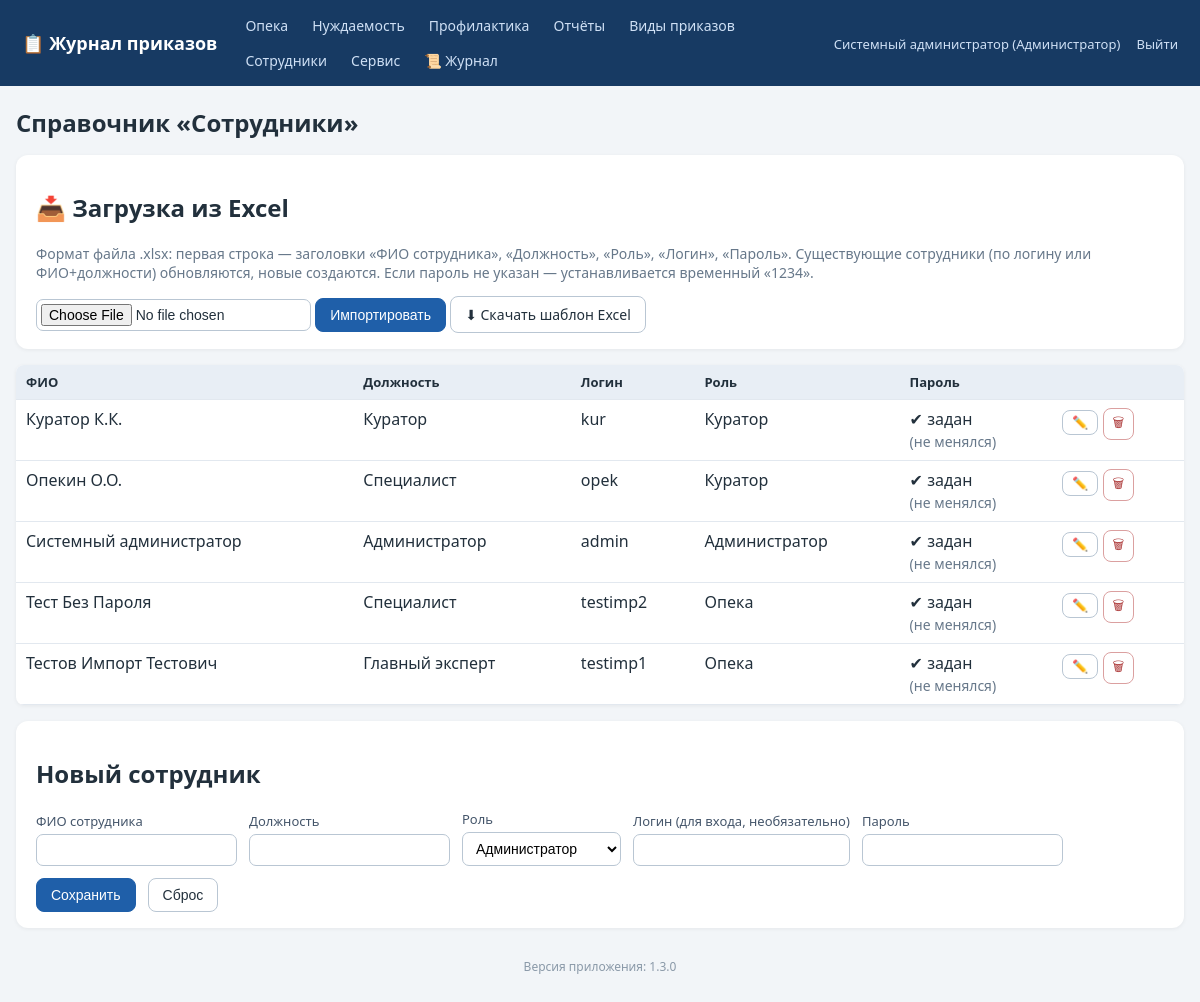
/employees (signed in), run on the app's committed database.
### tables this page shows
CREATE TABLE employees (
    id INTEGER PRIMARY KEY AUTOINCREMENT,
    full_name TEXT NOT NULL,
    position TEXT NOT NULL DEFAULT '',
    login TEXT UNIQUE,
    password_hash TEXT,
    role_id INTEGER REFERENCES roles(id)
, pwd_changed_at TEXT);

CREATE TABLE roles (
    id INTEGER PRIMARY KEY AUTOINCREMENT,
    name TEXT UNIQUE NOT NULL
);

### app.py (the view)
@app.route('/employees')
def employees():
    require_login()
    conn = get_db()
    rows = conn.execute('SELECT e.*, r.name role_name FROM employees e '
                        'LEFT JOIN roles r ON r.id=e.role_id ORDER BY e.full_name').fetchall()
    conn.close()
    return render_template('employees.html', rows=rows)

### app.py (called while the page is built)
@app.after_request
def log_request(response):
    try:
        uid = session.get('user_id')
        status = response.status_code
        lvl = logging.WARNING if status >= 400 else logging.INFO
        log.log(lvl, f'[HTTP] {request.method} {request.path} -> {status} '
                     f'(IP: {request.remote_addr}, user_id: {uid or "-"})')
        if status == 403:
            audit('ОТКАЗ В ДОСТУПЕ (403)', f'{request.method} {request.path}')
        if (request.endpoint == 'login' and request.method == 'POST'
                and status == 200):
            log.warning(f'[БЕЗОПАСНОСТЬ] Неудачная попытка входа: логин '
                        f"'{request.form.get('login','')}' от IP "
                        f"{request.remote_addr}")
    except Exception:
        pass
    return response

def get_db():
    conn = sqlite3.connect(DB_PATH)
    conn.row_factory = sqlite3.Row
    conn.execute('PRAGMA foreign_keys = ON')
    return conn

def current_user():
    uid = session.get('user_id')
    if not uid:
        return None
    conn = get_db()
    u = conn.execute('SELECT e.*, r.name AS role_name FROM employees e '
                     'LEFT JOIN roles r ON r.id=e.role_id WHERE e.id=?', (uid,)).fetchone()
    conn.close()
    return u

def require_login():
    if not current_user():
        abort(redirect(url_for('login')))

def can_access_journal(user, journal):
    if not user:
        return False
    if user['role_name'] in FULL_DATA_ROLES:  # админ и начальник — полный доступ
        return True
    return user['role_name'] in ROLE_ACCESS[journal]

@app.before_request
def _guard():
    open_exceptions = ('login', 'logout', 'static')
    if request.endpoint in open_exceptions:
        return
    if not session.get('user_id'):
        return redirect(url_for('login'))

@app.context_processor
def inject_globals():
    user = current_user()
    journals = [j for j in JOURNAL_TYPES if user and can_access_journal(user, j)]
    return dict(
        cu=user,
        accessible_journals=[(j, JOURNAL_TITLES[j]) for j in journals],
        all_journals=[(j, JOURNAL_TITLES[j]) for j in JOURNAL_TYPES],
        journal_titles=JOURNAL_TITLES,
        all_roles=ALL_ROLES,
        app_version=APP_VERSION,
    )

### templates/employees.html (shortened to what this page needs)
{% extends 'base.html' %}
{% block content %}
<h1>Справочник «Сотрудники»</h1>
{% if cu and cu.role_name in ['Администратор','Начальник отдела'] %}
<div class="panel no-print">
  <h2>📥 Загрузка из Excel</h2>
  <p class="muted">Формат файла .xlsx: первая строка — заголовки «ФИО сотрудника», «Должность», «Роль», «Логин», «Пароль».
     Существующие сотрудники (по логину или ФИО+должности) обновляются, новые создаются.
     Если пароль не указан — устанавливается временный «1234».</p>
  <form method="post" action="{{ url_for('employees_import') }}" enctype="multipart/form-data" style="display:inline">
    <input type="file" name="file" accept=".xlsx" required>
    <button class="btn primary" type="submit">Импортировать</button>
  </form>
  <a class="btn" href="{{ url_for('employees_template') }}">⬇ Скачать шаблон Excel</a>
</div>
{% endif %}
<table class="grid">
  <tr><th>ФИО</th><th>Должность</th><th>Логин</th><th>Роль</th><th>Пароль</th><th></th></tr>
  {% for r in rows %}
  <tr>
    <td>{{ r.full_name }}</td><td>{{ r.position }}</td>
    <td>{{ r.login or '—' }}</td><td>{{ r.role_name or '—' }}</td>
    <td>{{ '✔ задан' if r.password_hash else '—' }}{% if r.password_hash and not r.pwd_changed_at %}<br><span class="muted">(не менялся)</span>{% endif %}</td>
    <td class="actions">
      <button class="btn sm" data-id="{{ r.id }}" data-fio="{{ r.full_name }}" data-pos="{{ r.position or '' }}"
              data-login="{{ r.login or '' }}" data-role="{{ r.role_name or 'Куратор' }}"
              data-haspw="{{ 1 if r.password_hash else 0 }}" onclick="editEmp(this)">✏️</button>
      <form method="post" action="{{ url_for('employee_delete', eid=r.id) }}" style="display:inline"
            onsubmit="return confirm('Удалить сотрудника?')"><button class="btn sm danger">🗑</button></form>
    </td>
  </tr>
  {% endfor %}
</table>
<div class="panel">
  <h2 id="empFormTitle">Новый сотрудник</h2>
  <form method="post" action="{{ url_for('employee_save') }}" id="empForm">
    <label>ФИО сотрудника <input name="full_name" id="emp_fio" required></label>
    <label>Должность <input name="position" id="emp_pos"></label>
    <label>Роль
      <select name="role" id="emp_role">
        {% for role in all_roles %}<option>{{ role }}</option>{% endfor %}
      </select>
    </label>
    <label>Логин (для входа, необязательно) <input name="login" id="emp_login" autocomplete="off"></label>
    <label id="pwLabel">Пароль <input type="password" name="password" id="emp_pw" autocomplete="new-password"></label>
    <button class="btn primary" type="submit">Сохранить</button>
    <button class="btn" type="button" onclick="resetEmp()">Сброс</button>
  </form>
</div>
{% endblock %}

### templates/base.html (shortened to what this page needs)
<!DOCTYPE html>
<html lang="ru">
<head>
<link rel="stylesheet" href="{{ url_for('static', filename='style.css') }}">
</head>
<body>
<header class="topbar no-print">
  <div class="brand"><a href="{{ url_for('index') }}">📋 Журнал приказов</a></div>
  <nav>
    {% for j, t in accessible_journals %}
      <a href="{{ url_for('journal_list', journal=j) }}">{{ t }}</a>
    {% endfor %}
    {% if cu and cu.role_name in ['Администратор','Начальник отдела','Куратор'] %}
      <a href="{{ url_for('reports') }}">Отчёты</a>
    {% endif %}
    <a href="{{ url_for('order_types') }}">Виды приказов</a>
    {% if cu and cu.role_name == 'Администратор' %}
      <a href="{{ url_for('employees') }}">Сотрудники</a>
      <a href="{{ url_for('service') }}">Сервис</a>
      <a href="{{ url_for('logs_view') }}" title="Журнал логирования">📜 Журнал</a>
    {% endif %}
  </nav>
  <div class="userbox">
    {% if cu %}
      <a href="{{ url_for('profile') }}" title="Сменить пароль">{{ cu.full_name }} ({{ cu.role_name }})</a>
      <a href="{{ url_for('logout') }}">Выйти</a>
    {% endif %}
  </div>
</header>
<main class="container">
  {% block content %}{% endblock %}
</main>
<footer class="foot no-print">Версия приложения: {{ app_version }}</footer>
</body>
</html>

### static/style.css (style rules this page uses)
:root { --bs:#1f5fa9;--bg:#f2f5f8;--tx:#22303c; }
* { box-sizing:border-box }
body { margin:0;font-family:"Segoe UI",Arial,sans-serif;background:var(--bg);color:var(--tx); }
a { color:var(--bs); }
.topbar { display:flex;align-items:center;gap:18px;flex-wrap:wrap;background:#173a63;color:#fff;padding:10px 22px; }
.topbar .brand a { color:#fff;font-weight:700;font-size:18px;text-decoration:none; }
.topbar nav { display:flex;gap:4px;flex-wrap:wrap;flex:1; }
.topbar nav a { color:#cfe0f5;text-decoration:none;padding:6px 10px;border-radius:6px;font-size:14px; }
.userbox a { color:#cfe0f5;text-decoration:none;font-size:13px;margin-left:12px; }
.container { max-width:1200px;margin:20px auto;padding:0 16px; }
h1 { font-size:24px; }
.panel { background:#fff;border-radius:12px;padding:16px 20px;margin:16px 0;box-shadow:0 1px 4px rgba(0,0,0,.06); }
.panel form { display:flex;flex-wrap:wrap;gap:12px;align-items:end; }
label { display:flex;flex-direction:column;font-size:13px;gap:4px;color:#44556a; }
input,select { padding:7px 9px;border:1px solid #b9c6d3;border-radius:7px;font-size:14px;background:#fff; }
input[type=file] { padding:4px; }
.btn { display:inline-block;padding:8px 14px;border-radius:8px;border:1px solid #b9c6d3;background:#fff;color:var(--tx);cursor:pointer;font-size:14px;text-decoration:none; }
.btn.primary { background:var(--bs);border-color:var(--bs);color:#fff; }
.btn.danger { background:#fff;border-color:#dba0a0;color:#a33; }
.btn.sm { padding:4px 9px;font-size:13px; }
table.grid { width:100%;border-collapse:collapse;background:#fff;margin:14px 0;box-shadow:0 1px 4px rgba(0,0,0,.06);border-radius:8px;overflow:hidden; }
.grid th { background:#e8eef5;font-size:13px;text-align:left; }
.grid th,.grid td { padding:8px 10px;border-bottom:1px solid #e2e8ef;vertical-align:top; }
.actions { white-space:nowrap; }
.muted { color:#67788a;font-size:14px; }
.foot { text-align:center;color:#8a99a8;font-size:12px;margin:30px 0; }

### data on the page
employees: full_name "Системный администратор", position "Администратор", login "admin", name "Администратор", password_hash "✔ задан", shows "(не менялся)"
roles: role_name "Администратор"
employees: full_name "Куратор К.К.", position "Куратор", login "kur", name "Куратор", password_hash "✔ задан", shows "(не менялся)"
employees: full_name "Опекин О.О.", position "Специалист", login "opek", name "Куратор", password_hash "✔ задан", shows "(не менялся)"
employees: full_name "Тест Без Пароля", position "Специалист", login "testimp2", name "Опека", password_hash "✔ задан", shows "(не менялся)"
employees: full_name "Тестов Импорт Тестович", position "Главный эксперт", login "testimp1", name "Опека", password_hash "✔ задан", shows "(не менялся)"

### other printed values
{{ t }} "Опека" "Нуждаемость" "Профилактика"
{{ app_version }} "1.3.0"
form field role "Администратор"
